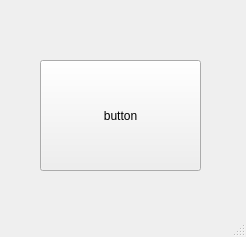
<?xml version="1.0" encoding="UTF-8"?>
<ui version="4.0">
 <class>MainWindow</class>
 <widget class="QMainWindow" name="MainWindow">
  <property name="geometry">
   <rect>
    <x>0</x>
    <y>0</y>
    <width>246</width>
    <height>237</height>
   </rect>
  </property>
  <property name="windowTitle">
   <string>MainWindow</string>
  </property>
  <widget class="QWidget" name="centralwidget">
   <widget class="QPushButton" name="button">
    <property name="geometry">
     <rect>
      <x>40</x>
      <y>60</y>
      <width>161</width>
      <height>111</height>
     </rect>
    </property>
    <property name="text">
     <string>button</string>
    </property>
   </widget>
  </widget>
  <widget class="QMenuBar" name="menubar">
   <property name="geometry">
    <rect>
     <x>0</x>
     <y>0</y>
     <width>246</width>
     <height>21</height>
    </rect>
   </property>
  </widget>
  <widget class="QStatusBar" name="statusbar"/>
 </widget>
 <resources/>
 <connections/>
</ui>
